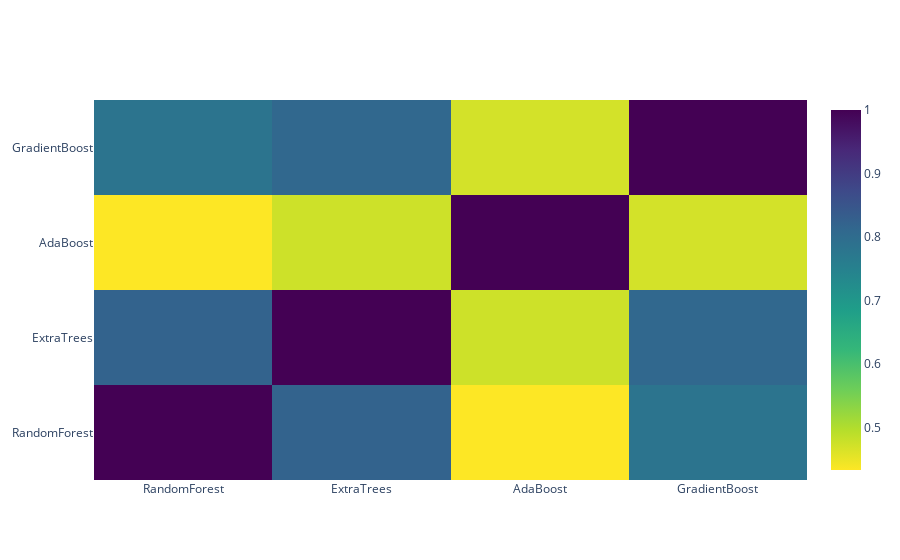

The notebook cell this image was saved under:
### Code cell
data = [
    go.Heatmap(
        z= base_predictions_train.astype(float).corr().values ,
        x=base_predictions_train.columns.values,
        y= base_predictions_train.columns.values,
          colorscale='Viridis',
            showscale=True,
            reversescale = True
    )
]
py.iplot(data, filename='labelled-heatmap')

### Figure 1 — Plotly figure (JSON) as saved in the notebook; plotly's stock layout.template omitted (floating-point values rounded to 4 significant figures)
{"data": [{"colorscale": [[0, "#440154"], [0.1111, "#482878"], [0.2222, "#3e4989"], [0.3333, "#31688e"], [0.4444, "#26828e"], [0.5556, "#1f9e89"], [0.6667, "#35b779"], [0.7778, "#6ece58"], [0.8889, "#b5de2b"], [1, "#fde725"]], "reversescale": true, "showscale": true, "type": "heatmap", "x": ["RandomForest", "ExtraTrees", "AdaBoost", "GradientBoost"], "y": ["RandomForest", "ExtraTrees", "AdaBoost", "GradientBoost"], "z": [[1, 0.8219, 0.4336, 0.7832], [0.8219, 1, 0.4758, 0.812], [0.4336, 0.4758, 1, 0.4707], [0.7832, 0.812, 0.4707, 1]]}], "layout": {}}
